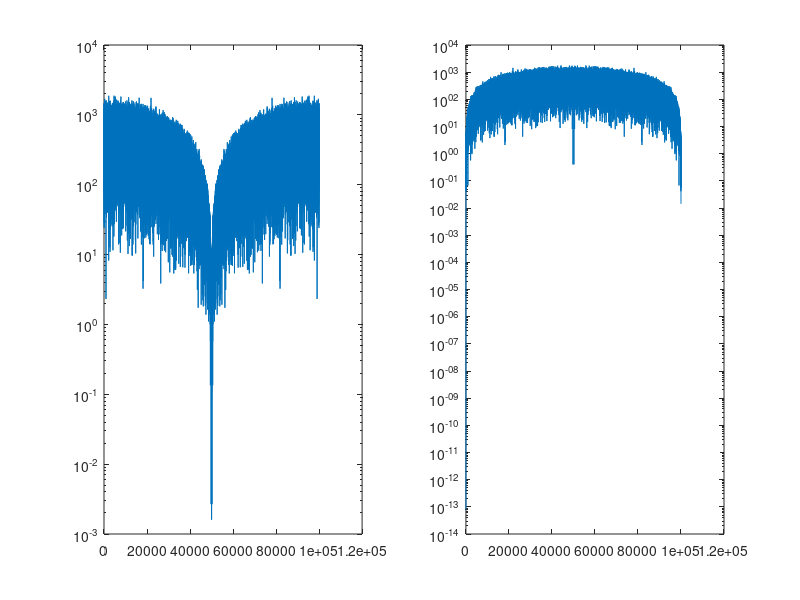

This chart was generated by the following MATLAB code:
h1=[1 1]
h2=[1 -1]



%stem(h);
%y=conv(x,h);

x=randn(1,1e5); %--->rumore bianco
y1=conv(x,h1);
y2=conv(x,h2);

%figure(1)
%    semilogy(abs(fft(x)));
figure(2)
    subplot(1,2,1)
        plot(y1)
        semilogy(abs(fft(y1))) %qui vedo il passa bassi
    subplot(1,2,2)
        semilogy(abs(fft(y2))) %qui vedo il passa alto
        


